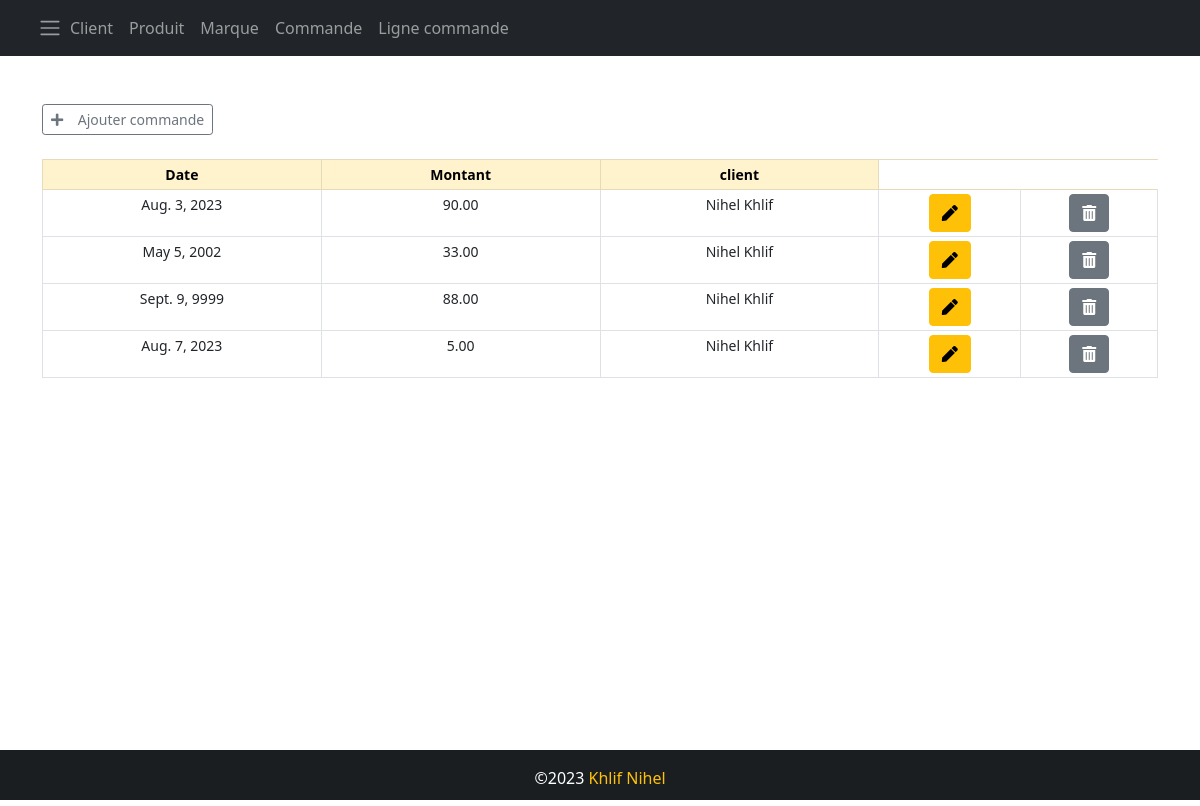
The app's page /home_commande with its own data.
### App/models.py (models this page shows, shortened)
class Commande(models.Model):
    id_commande = models.IntegerField(primary_key=True)
    dateC = models.DateField(default=datetime.date.today)
    montant = models.DecimalField(max_digits=5,decimal_places=2,null=True,blank=True)
    client = models.ForeignKey(Client,on_delete=models.PROTECT,null=True,blank=True)

class Client(models.Model):
    id=models.IntegerField(primary_key=True)
    nom=models.CharField(max_length=50,null=True,blank=True)
    adresse=models.CharField(max_length=50,null=True,blank=True)
    telephone=models.CharField(max_length=50,null=True,blank=True)
    def __str__(self) -> str:
        return self.nom

### App/views.py (the view)
# urls.py: path('home_commande',views.home_commande,name='home_commande'),
def home_commande(request):
    context={
        'clients' : Client.objects.all(),
        'marques':Marque.objects.all(),
        'produits':Produit.objects.all(),
        'commandes':Commande.objects.all(),
    }
    return render(request, 'home_commande.html',context)

### App/templates/home_commande.html
{% extends 'base.html' %}
{% block navbar-content %}
<div class="container-fluid">
  <span class="navbar-toggler-icon"></span>
<div class="collapse navbar-collapse" id="navbarSupportedContent">
  <ul class="navbar-nav me-auto mb-2 mb-lg-0">
    <li class="nav-item">
      <a class="nav-link "  href="{% url 'home'%}">Client</a>
    </li>
    <li class="nav-item">
      <a class="nav-link" href="{% url 'home_produit'%}">Produit</a>
    </li>
    <li class="nav-item">
      <a class="nav-link "  href="{% url 'home_marque'%}">Marque</a>
    </li>
    <li class="nav-item">
      <a class="nav-link" href="{% url 'home_marque'%}">Commande</a>
    </li>
    <li class="nav-item">
      <a class="nav-link" href="{% url 'home_ligneCommande'%}">Ligne commande</a>
    </li>
  </ul>
</div>
</div>
{% endblock navbar-content %}
{% block content %}
<div class="container">
    <br><br>
    <a href="{% url 'add_commande'%}" class="btn btn-outline-secondary btn-sm"> <i class="fas fa-plus"></i> &nbsp;&nbsp; Ajouter commande</a>
    <table class="table table-bordered table-sm mt-4" style="text-align: center; font-size: 14px;">
        <thead class="table-warning">
            <tr>
                <th style="width:25%;">Date</th>
                <th style="width:25%;">Montant</th>
                <th style="width:25%;">client</th>
            </tr>
        </thead>
        {% for commande in commandes%}
        <tr>
            <td>{{commande.dateC}}</td>
            <td>{{commande.montant}}</td>
            <td>{{commande.client}}</td>
            <td>
                <a href="/commande/{{ commande.id_commande }}" class="btn btn-warning" title="Editer commande">
                    <i class="fas fa-pen"></i>
                </a>
            </td>
            <td>
                <a href="/delete_commande/{{ commande.id_commande }}" class="btn btn-secondary" title="supprimer commande">
                    <i class="fas fa-trash-alt"></i>
                </a>
            </td>
        </tr>
        {% endfor %}
    </table>
</div>
 {% endblock content %}

### App/templates/base.html (shortened to what this page needs)
{% load static %}
<!DOCTYPE html>
<html lang="en">
<head>
    <link href="https://cdn.jsdelivr.net/npm/bootstrap@5.0.2/dist/css/bootstrap.min.css" rel="stylesheet">
    <link rel="stylesheet" href="https://cdnjs.cloudflare.com/ajax/libs/font-awesome/5.15.4/css/all.min.css" />
       <link rel="stylesheet" href={% static "css/style.css" %} >
</head>
<body>
    <div class="wrapper">
        <header>
            <nav class="navbar navbar-expand-lg navbar-dark bg-dark">
                <div class="col-sm"><a class="navbar-brand flex-grow-1" style="text-align: center; color: #fff; margin-left:10px;"></a></div>
                {% block navbar-content %}{% endblock navbar-content %}
            </nav>
        </header>
        {% block content %}
         {% endblock content %}
    </div>
      <footer class="bg-dark text-center text-lg-start" id="footer" style="color: #fff;">
        <div class="text-center p-3" style="background-color:rgb(0,0,0,0.2) ;">&copy;{% now "Y" %}
            <a class="text-light" href="https://www.linkedin.com/in/nihel-khlif-712504229/" style="text-decoration: none;">
                <span class="text-warning">Khlif Nihel</span>
            </a>
        </div>
      </footer>
    </body>
</html>

### App/static/css/style.css (style rules this page uses)
html, body { height: 100%; margin: 0; max-width: 100%; overflow: hidden; }
.wrapper { min-height: 100%; margin-bottom: -50px; }
#footer, .push { height: 50px; }

### records on screen
Commande: dateC "Aug. 3, 2023", montant "90.00", client "Nihel Khlif"
Commande: dateC "May 5, 2002", montant "33.00", client "Nihel Khlif"
Commande: dateC "Sept. 9, 9999", montant "88.00", client "Nihel Khlif"
Commande: dateC "Aug. 7, 2023", montant "5.00", client "Nihel Khlif"
